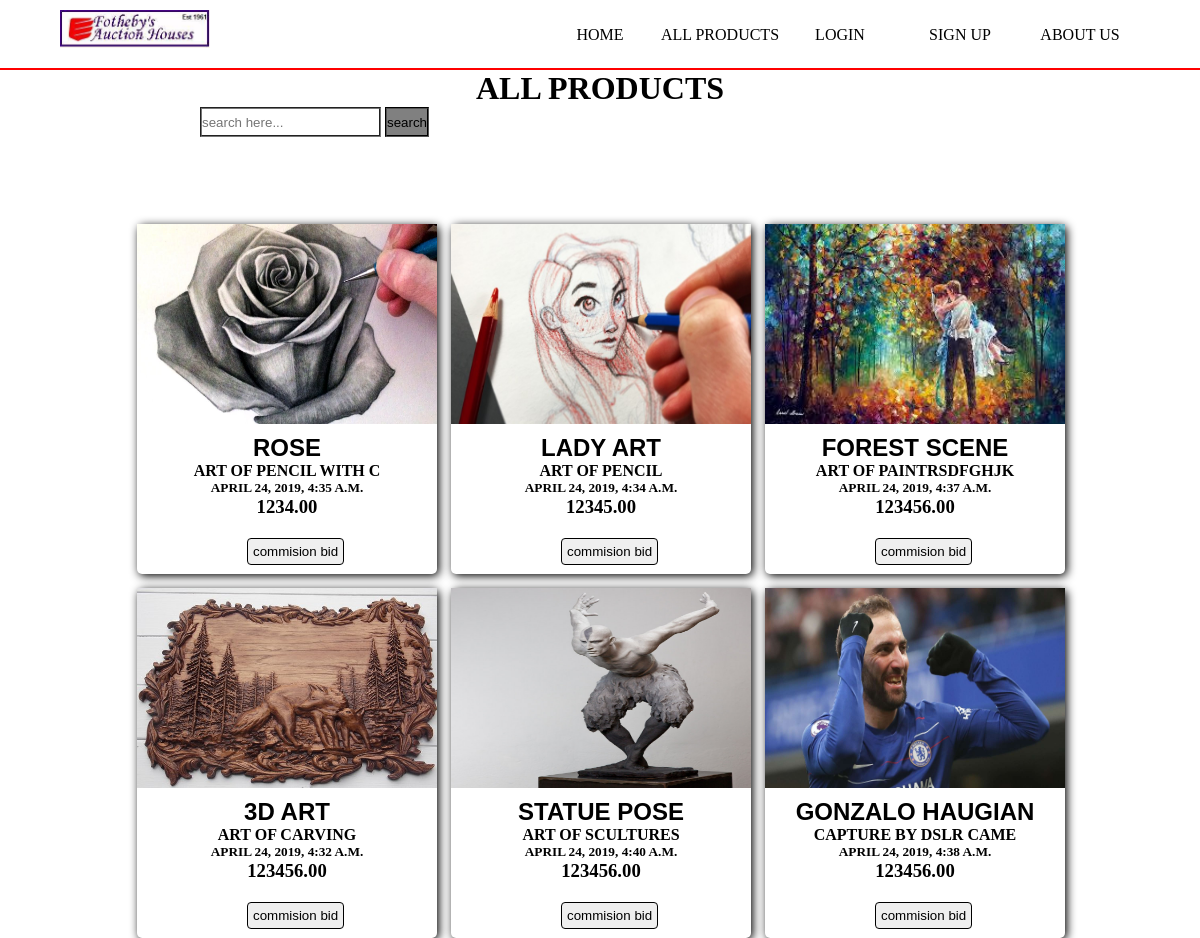
Page /allproduct/ on the committed database.
### auction_house/models.py (models this page shows, shortened)
class drawing_product(models.Model):
    title=models.CharField(max_length=255)
    slug=models.SlugField(max_length=150,unique=True)
    pub_date=models.DateTimeField()
    price=models.DecimalField(decimal_places=2,max_digits=20)
    image=models.ImageField(upload_to='images/',max_length=100)
    discription=models.TextField()
    artist_name = models.CharField(max_length=100)
    produced_date = models.DateField()
    auction_date = models.DateField()
    objects=productmanager()
    def summary(self):
        return self.discription[:20]
    class Meta:
        ordering = ['-pub_date']

class painting_product(models.Model):
    title=models.CharField(max_length=255)
    slug = models.SlugField(max_length=150, unique=True)
    pub_date=models.DateTimeField()
    price=models.DecimalField(decimal_places=2,max_digits=20)
    image=models.ImageField(upload_to='images/',max_length=100)
    discription=models.TextField()
    artist_name = models.CharField(max_length=100)
    produced_date = models.DateField()
    auction_date = models.DateField()
    objects = productmanager()
    def summary(self):
        return self.discription[:20]
    class Meta:
        ordering = ['-pub_date']

class carving_product(models.Model):
    title=models.CharField(max_length=255)
    slug = models.SlugField(max_length=150, unique=True)
    pub_date=models.DateTimeField()
    price=models.DecimalField(decimal_places=2,max_digits=20)
    image=models.ImageField(upload_to='images/',max_length=100)
    discription=models.TextField()
    artist_name = models.CharField(max_length=100)
    produced_date = models.DateField()
    auction_date = models.DateField()
    objects = productmanager()
    def summary(self):
        return self.discription[:20]
    class Meta:
        ordering = ['-pub_date']

class sculpture_product(models.Model):
    title=models.CharField(max_length=255)
    slug= models.SlugField(max_length=150, unique=True)
    pub_date=models.DateTimeField()
    price=models.DecimalField(decimal_places=2,max_digits=20)
    image=models.ImageField(upload_to='images/',max_length=100)
    discription=models.TextField()
    artist_name = models.CharField(max_length=100)
    produced_date = models.DateField()
    auction_date = models.DateField()
    objects = productmanager()
    def summary(self):
        return self.discription[:20]
    class Meta:
        ordering = ['-pub_date']

class photographic_product(models.Model):
    title=models.CharField(max_length=255)
    slug = models.SlugField(max_length=150, unique=True)
    pub_date=models.DateTimeField()
    price=models.DecimalField(decimal_places=2,max_digits=20)
    image=models.ImageField(upload_to='images/',max_length=100)
    discription=models.TextField()
    artist_name = models.CharField(max_length=100)
    produced_date = models.DateField()
    auction_date = models.DateField()
    objects = productmanager()
    def summary(self):
        return self.discription[:20]
    class Meta:
        ordering = ['-pub_date']

### auction_house/views.py (the view)
# urls.py: path('allproduct/',views.allproducts, name='allproducts'),
def allproducts(request):
    drawpost=drawing_product.objects.all()
    paintpost = painting_product.objects.all()
    carvpost = carving_product.objects.all()
    sculppost = sculpture_product.objects.all()
    photopost = photographic_product.objects.all()
    context={
        'drawing_product': drawpost,
        'painting_product':paintpost,
        'carving_product': carvpost,
        'sculpture_product': sculppost,
        'photographic_product': photopost
    }
    return  render(request,'auction_house/allproducts.html',context)

### auction_house/models.py (called while the page is built)
    def get_queryset(self):
        return productqueryset(self.model, using=self._db)

### auction_house/templates/auction_house/allproducts.html (shortened to what this page needs)
{% extends 'auction_house/base.html'%}
{% block content %}
<h1 style="text-align:center;"><bolder>ALL PRODUCTS</bolder></h1>
<form method="post" action="{% url 'allproducts'%}">
<input class="typesearch" type="search" name="q" placeholder="search here...">
	<input class="search" type="submit" name="sumbit" value="search">
</form>
<div class="container">
	 {% for drawingpost in drawing_product.all %}
	<div class="card">
	<div class="image">
		<img src="{{ drawingpost.image.url }}">
	</div>
		<div class="title">
			<h2>{{ drawingpost.title}}</h2>
		</div>
		<div class="discription">
			<h4>{{ drawingpost.summary }}</h4>
			<h5>{{ drawingpost.pub_date }}</h5>
			<h3>{{ drawingpost.price }}</h3>
			<a href="{% url 'drawingdetails' drawingpost.id %}"><button>commision bid</button></a>
		</div>
	</div>
	{% endfor %}
    {% for paintingpost in painting_product.all %}
	<div class="card">
	<div class="image">
		<img src="{{ paintingpost.image.url }}">
	</div>
		<div class="title">
			<h2>{{ paintingpost.title}}</h2>
		</div>
		<div class="discription">
			<h4>{{ paintingpost.summary }}</h4>
			<h5>{{ paintingpost.pub_date }}</h5>
			<h3>{{ paintingpost.price }}</h3>
			<a href="{% url 'paintingdetails' paintingpost.id %}"><button>commision bid</button></a>
		</div>
	</div>
	{% endfor %}
    {% for carvingpost in carving_product.all %}
	<div class="card">
	<div class="image">
		<img src="{{ carvingpost.image.url }}">
	</div>
		<div class="title">
			<h2>{{ carvingpost.title }}</h2>
		</div>
		<div class="discription">
			<h4>{{ carvingpost.summary }}</h4>
			<h5>{{ carvingpost.pub_date }}</h5>
			<h3>{{ carvingpost.price }}</h3>
			<a href="{% url 'carvingdetails' carvingpost.id %}"><button>commision bid</button></a>
		</div>
	</div>
	{% endfor %}
    {% for sculpturepost in sculpture_product.all %}
	<div class="card">
	<div class="image">
		<img src="{{ sculpturepost.image.url }}">
	</div>
		<div class="title">
			<h2>{{ sculpturepost.title}}</h2>
		</div>
		<div class="discription">
			<h4>{{ sculpturepost.summary }}</h4>
			<h5>{{ sculpturepost.pub_date }}</h5>
			<h3>{{ sculpturepost.price }}</h3>
			<a href="{% url 'sculpturedetails' sculpturepost.id %}"><button>commision bid</button></a>
		</div>
	</div>
	{% endfor %}
    {% for photographicpost in photographic_product.all %}
	<div class="card">
	<div class="image">
		<img src="{{ photographicpost.image.url }}">
	</div>
		<div class="title">
			<h2>{{ photographicpost.title}}</h2>
		</div>
		<div class="discription">
			<h4>{{ photographicpost.summary }}</h4>
			<h5>{{ photographicpost.pub_date }}</h5>
			<h3>{{ photographicpost.price }}</h3>
			<a href="{% url 'photographicdetails' photographicpost.id %}"><button>commision bid</button></a>
		</div>
	</div>
	{% endfor %}
</div>
{% endblock %}

### auction_house/templates/auction_house/base.html (shortened to what this page needs)
{% load static %}
<!DOCTYPE html>
<html>
<head>
	<link rel="stylesheet" type="text/css" href="{% static 'auction_house/css/style.css'%}">
</head>
<body>
	<div class="navbar">
	<div class="container">
		<div class="logo-box">
			<a href="{% url 'home' %}"><img src="{% static 'auction_house/images/logo.jpg'%}" alt="logo" class="logo">
			</a>
		</div>
		<div class="nav-link">
		<ul class="menu">
			<li><a href="{% url 'home' %}">Home</a></li>
			<li><a href="{% url 'allproducts' %}">All Products</a></li>
			<li><a href="{% url 'login' %}">LOGIN</a></li>
			<li><a href="{% url 'register' %}">sign up</a></li>
			<li><a href="{% url 'about_us' %}">about us</a></li>
		</ul>
		</div>
	</div>
	</div>
{% block content %}
{% endblock %}
</body>
</html>

### auction_house/static/auction_house/css/style.css (style rules this page uses)
* { margin: 0; padding: 0; box-sizing:border-box; }
.navbar { width:100%; overflow:hidden; height:70px; line-height:70px; background:#fff; border-bottom:2px solid red; }
.container { width:90%; margin:0 auto; }
.logo { width:150px; float:left; margin-top:10px; }
.menu { float:right; }
.menu li { float:left; width:120px; height:70px; line-height:70px; text-align:center; list-style:none; }
.menu li a { text-decoration: none; color: #000; text-align: center; display: block; width:100%; font-family: calibri; text-transform:uppercase; }
.image { height:200px; width:300px; }
.image img { height:200px; width:300px; }
.title { text-align:center; text-transform:uppercase; font-family:Arial; margin-top:10px; }
.description, h3,h4,h5 { text-transform:uppercase; text-align:center; }
button { margin-top:20px; margin-bottom:30px; background-color:#f1f1f; border:1px solid black; margin-left:110px; padding:5px; border-radius:4px; position:absolute; }
.drawing_product, .card { float:left; margin:7px; }
.card { height:350px; width:300px; position:relative; box-sizing:border-box; top:80px; left:70px; border-radius:5px; box-shadow: 2px 2px 10px black; }
.typesearch { height:30px; border-style:groove; margin-left:200px; }
.search { background-color:gray; border-style:groove; margin-left:0px; height:30px; }

### rows in the picture
drawing_product: image (placeholder picture), title "ROSE", summary "ART OF PENCIL WITH C", pub_date "APRIL 24, 2019, 4:35 A.M.", price "1234.00"
drawing_product: image (picture), title "LADY ART", summary "ART OF PENCIL", pub_date "APRIL 24, 2019, 4:34 A.M.", price "12345.00"
painting_product: image (picture), title "FOREST SCENE", summary "ART OF PAINTRSDFGHJK", pub_date "APRIL 24, 2019, 4:37 A.M.", price "123456.00"
carving_product: image (picture), title "3D ART", summary "ART OF CARVING", pub_date "APRIL 24, 2019, 4:32 A.M.", price "123456.00"
sculpture_product: image (picture), title "STATUE POSE", summary "ART OF SCULTURES", pub_date "APRIL 24, 2019, 4:40 A.M.", price "123456.00"
photographic_product: image (picture), title "GONZALO HAUGIAN", summary "CAPTURE BY DSLR CAME", pub_date "APRIL 24, 2019, 4:38 A.M.", price "123456.00"
